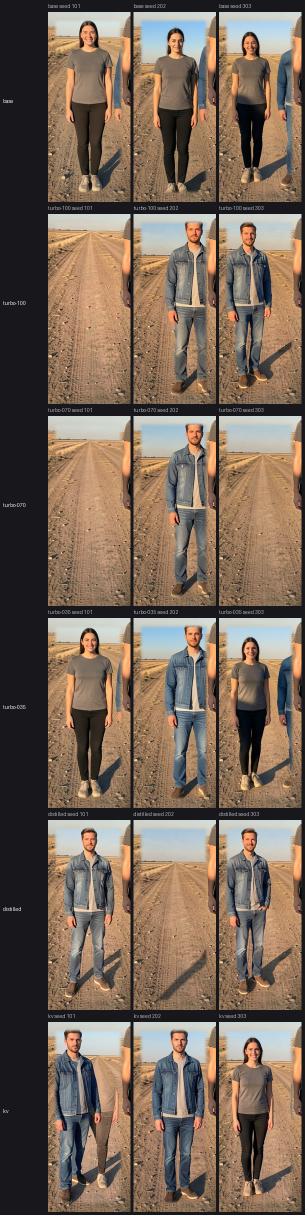
#> input picture .agents/mpi-kanban/tasks/MPI-600/research/S2_contact_sheet.png, 609 x 2430 px, given in place of ref_man_00001_.png, which was not available (shown at 1/2 size)
$ python kv_faces.py
#> lines starting #> are read from the running program, lines starting #| are printed output that depends on the picture; pictures that were not available may be replaced by others from this repository, and a replacement may not be noted
"""MPI-600 Leg D - zoomed crop sheet for scoring REFERENCE adherence by eye.

    python kv_faces.py

The first contact sheet is 340 px per cell, which is enough to see the plate change and not
enough to judge a garment. This crops the centre column where the people stand and shows the two
references beside them, so "is that the referenced jacket / coat" is answerable.

Adherence in this leg is REFERENCE adherence, not text adherence: every arm honours the words
(people standing on a dirt road). What separates them is whether the people are the ones in the
reference images.

ponytail: a fixed centre crop. The people are centre-frame in all 16 outputs - checked against
kv_contact_sheet.png before hardcoding it.
"""

import os

from PIL import Image, ImageDraw

OUT = r"D:\WORK\Images\Outputs\klein_9b"
PLATES = os.path.join(OUT, "plates")
SHEET = os.path.join(os.path.dirname(os.path.abspath(__file__)), "kv_adherence_sheet.png")

ARMS = [("distilled", "kvleg-distilled"),
        ("distilled+node", "kvleg-distilled-node"),
        ("kv", "kvleg-kv"),
        ("kv+node", "kvleg-kv-node")]
COLS = [("2ref", 101), ("2ref", 202), ("3ref", 101), ("3ref", 202)]

CROP = (280, 60, 760, 1020)          # x0, y0, x1, y1 - the centre column where people stand
CW, CH = 220, 440
PAD, LABEL = 6, 22


def find(slug, cell, seed):
    d = os.path.join(OUT, slug)
    if not os.path.isdir(d):
        return None
    hits = sorted(f for f in os.listdir(d) if f.startswith("%s_%d_" % (cell, seed)))
    return os.path.join(d, hits[-1]) if hits else None


def crop(p):
    with Image.open(p) as im:
        return im.convert("RGB").crop(CROP).resize((CW, CH), Image.LANCZOS)


refcol = CW + PAD * 2
w = refcol + PAD + len(COLS) * (CW + PAD)
h = LABEL + PAD + len(ARMS) * (CH + LABEL + PAD)
sheet = Image.new("RGB", (w, h), (24, 24, 28))
d = ImageDraw.Draw(sheet)

# reference column - the thing every output is being judged against
d.text((PAD, 6), "REFERENCES", fill=(120, 220, 255))
for i, name in enumerate(("ref_man_00001_.png", "ref_woman_00001_.png")):
    p = os.path.join(PLATES, name)
    with Image.open(p) as im:
#> im is the input picture: PIL image 609x2430 RGB; mean R, G, B 121.5, 103.9, 88.9
        t = im.convert("RGB").crop(CROP).resize((CW // 2, CH), Image.LANCZOS)
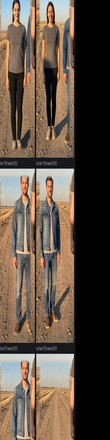
#> t: PIL image 110x440 RGB; mean R, G, B 94.5, 80.9, 68.1
    sheet.paste(t, (PAD + i * (CW // 2), LABEL + PAD))
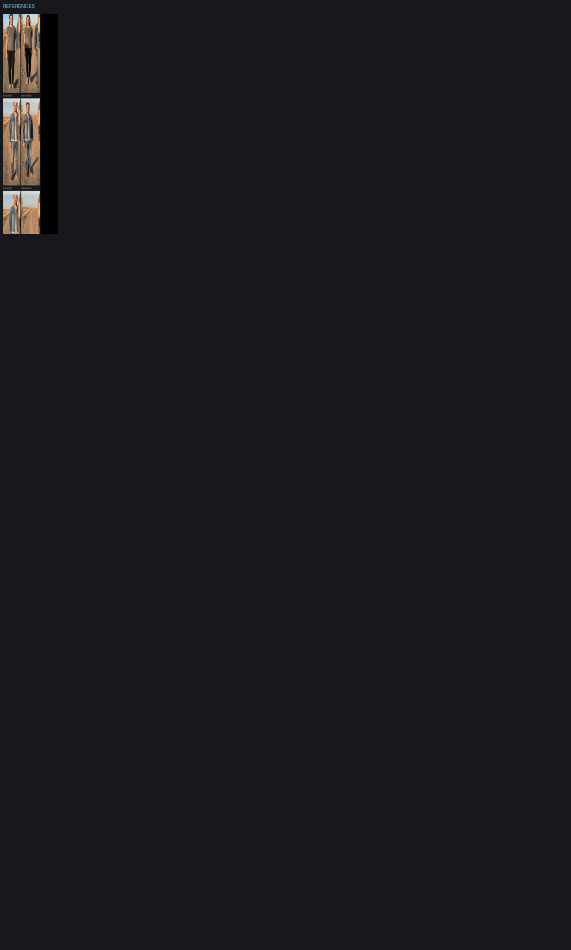
#> sheet: PIL image 1142x1900 RGB (shown at 1/2 size); mean R, G, B 25.6, 25.3, 28.9
#> pass 2 of the loop `for i, name in enumerate(("ref_man_00001_.png", "ref_woman_00001_.png"..`:
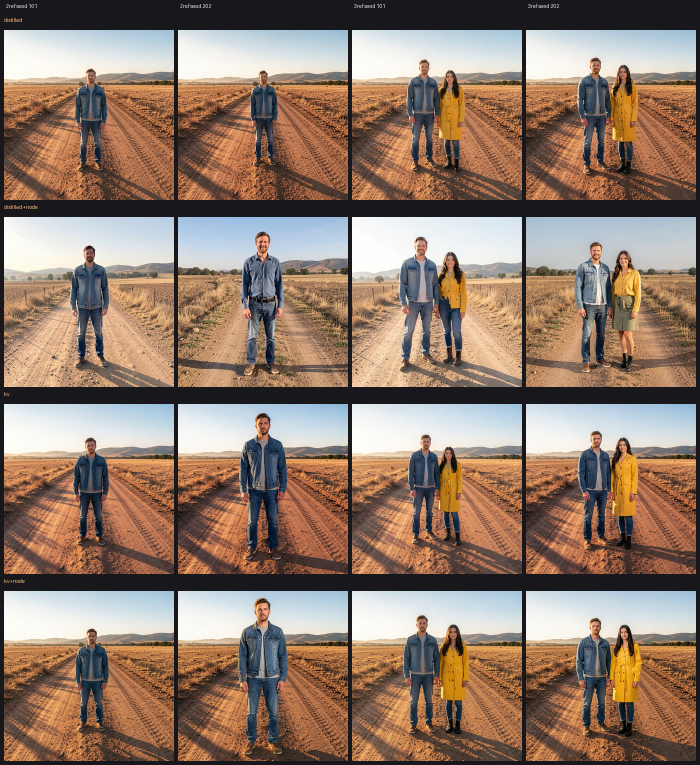
#> input picture .agents/mpi-kanban/tasks/MPI-600/research/kv_contact_sheet.png, 1400 x 1530 px, given in place of ref_woman_00001_.png, which was not available (shown at 1/2 size)
#> im is the input picture: PIL image 1400x1530 RGB; mean R, G, B 145.7, 122.6, 107.2
#> `t = im.convert("RGB").crop(CROP).resize((CW // 2, CH), Image.LANCZOS)`:
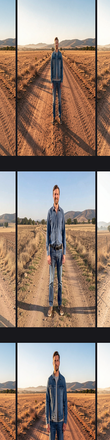
#> t: PIL image 110x440 RGB; mean R, G, B 153.1, 131.8, 118.4
#> `sheet.paste(t, (PAD + i * (CW // 2), LABEL + PAD))`:
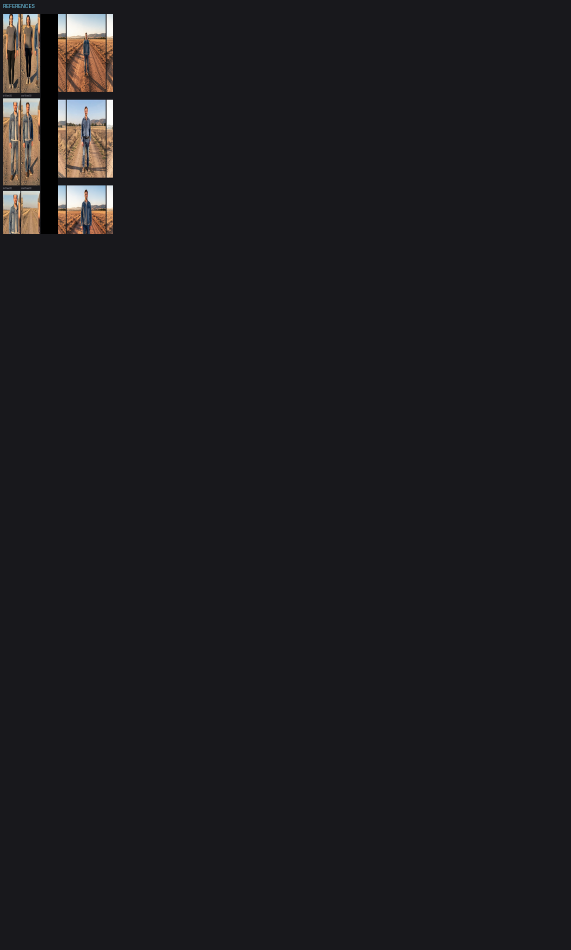
#> sheet: PIL image 1142x1900 RGB (shown at 1/2 size); mean R, G, B 28.5, 27.7, 30.9

for ci, (cell, seed) in enumerate(COLS):
    d.text((refcol + PAD + ci * (CW + PAD) + 2, 6), "%s s%d" % (cell, seed), fill=(230, 230, 235))

for ri, (arm, slug) in enumerate(ARMS):
    top = LABEL + PAD + ri * (CH + LABEL + PAD)
    d.text((PAD, top + CH + 2 if ri == 0 else top), arm, fill=(255, 190, 120))
    for ci, (cell, seed) in enumerate(COLS):
        p = find(slug, cell, seed)
        x = refcol + PAD + ci * (CW + PAD)
        if p:
            sheet.paste(crop(p), (x, top + LABEL))
        else:
            d.text((x + 8, top + LABEL + CH // 2), "MISSING", fill=(220, 120, 120))
#> pass 2 of the loop `for ri, (arm, slug) in enumerate(ARMS):`:

sheet.save(SHEET)
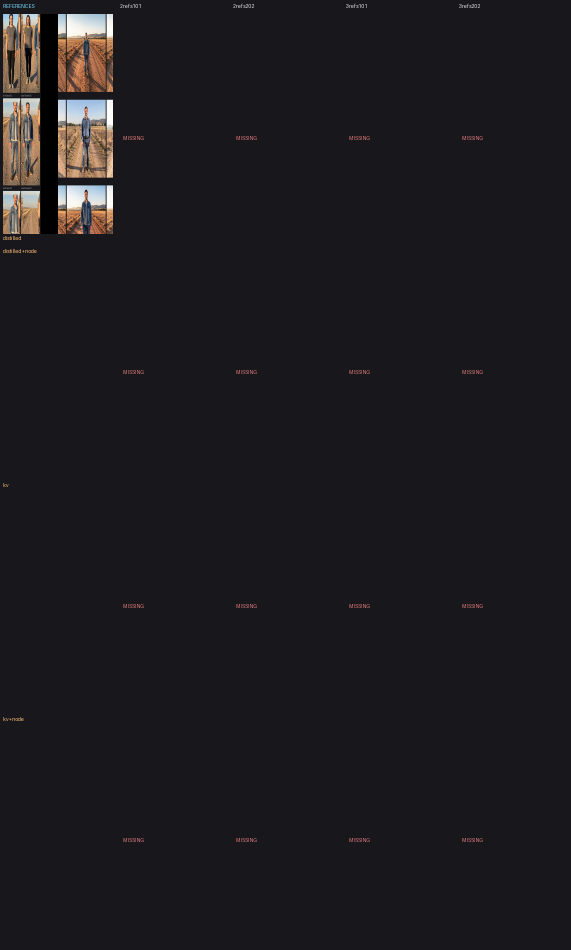
#> saved as kv_adherence_sheet.png: PIL image 1142x1900 RGB (shown at 1/2 size); mean R, G, B 28.7, 27.8, 31.1
print("wrote", SHEET, sheet.size)
#| wrote .agents/mpi-kanban/tasks/MPI-600/research/kv_adherence_sheet.png (1142, 1900)
